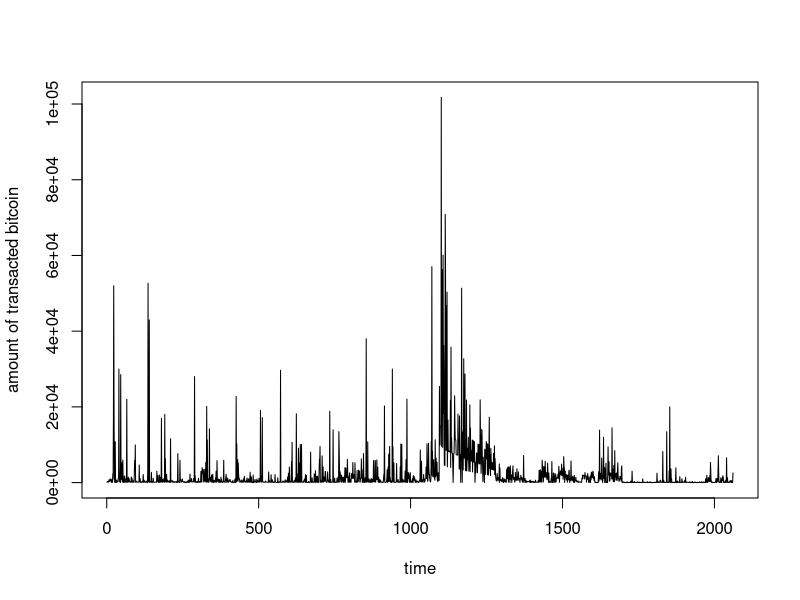

The R script that drew this image:
rm(list=ls())

library(tidyr)

#1.
dat <- read.csv("summarised_data.csv",header = T)
dat <- dat[order(dat$Time),]

index_repeated_block<-c()
for(i in 2:dim(dat)[1]){
  if(dat$Height[i-1]!=dat$Height[i]|i==2){
    index_repeated_block[i]<-i
  }else{
    index_repeated_block[i]<-0
  }
}

index_repeated_block <- index_repeated_block[-which(index_repeated_block==0|is.na(index_repeated_block))]
date.dat <- data.frame(block = dat$Height[index_repeated_block], date=dat$block_date[index_repeated_block], hour=dat$block_hour[index_repeated_block], minute=dat$block_minute[index_repeated_block], second=dat$block_second[index_repeated_block])

diff.day<-c()
diff.hour<-c()
diff.min<-c()
diff.sec<-c()
for (i in 1:dim(date.dat)[1]-1){
  diff.day[i] <- as.Date(date.dat$date[i+1], format="%m/%d/%Y")-as.Date(date.dat$date[i], format="%m/%d/%Y")
}

for (i in 1:dim(date.dat)[1]-1){
  diff.hour[i] <- date.dat$hour[i+1]-date.dat$hour[i]
}

for (i in 1:dim(date.dat)[1]-1){
  diff.min[i] <- date.dat$minute[i+1]-date.dat$minute[i]
}

for (i in 1:dim(date.dat)[1]-1){
  diff.sec[i] <- date.dat$second[i+1]-date.dat$second[i]
}

for(i in 1:length(diff.day)){
  if(diff.sec[i]<0){
    diff.min[i] <- diff.min[i]-1
    diff.sec[i] <- diff.sec[i]+60
    if(diff.min[i]<0){
      diff.hour[i] <- diff.hour[i]-1
      diff.min[i] <- diff.min[i]+60
      if(diff.hour[i]<0){
        diff.day[i] <- diff.day[i]-1
        diff.hour[i] <- diff.hour[i]+24}
      else{
        diff.day[i] <- diff.day[i]
        diff.hour[i] <- diff.hour[i]
      }}
    else{
      diff.hour[i] <- diff.hour[i]
      diff.min[i] <- diff.min[i]
      if(diff.hour[i]<0){
        diff.day[i] <- diff.day[i]-1
        diff.hour[i] <- diff.hour[i]+24}
      else{
        diff.day[i] <- diff.day[i]
        diff.hour[i] <- diff.hour[i]
      }
    }}
  else{
    diff.min[i] <- diff.min[i]
    diff.sec[i] <- diff.sec[i]
    if(diff.min[i]<0){
      diff.hour[i] <- diff.hour[i]-1
      diff.min[i] <- diff.min[i]+60
      if(diff.hour[i]<0){
        diff.day[i] <- diff.day[i]-1
        diff.hour[i] <- diff.hour[i]+24}
      else{
        diff.day[i] <- diff.day[i]
        diff.hour[i] <- diff.hour[i]
      }}
    else{
      diff.hour[i] <- diff.hour[i]
      diff.min[i] <- diff.min[i]
      if(diff.hour[i]<0){
        diff.day[i] <- diff.day[i]-1
        diff.hour[i] <- diff.hour[i]+24}
      else{
        diff.day[i] <- diff.day[i]
        diff.hour[i] <- diff.hour[i]
      }
    }}
}


num_transaction_block <- tapply(dat$trans_per_block,dat$Height,mean)
average_number_of_transaction <- mean(num_transaction_block)
average_number_of_transaction

num_quantity_block <- tapply(dat$total_btc_per_block,dat$Height,mean)
average_number_of_transaction_quantity <- mean(num_quantity_block)
average_number_of_transaction_quantity

time.diff.dat <- as.data.frame(cbind(diff.day,diff.hour,diff.min,diff.sec))
all.sec <- time.diff.dat$diff.day*24*60*60+time.diff.dat$diff.hour*60*60+time.diff.dat$diff.min*60+time.diff.dat$diff.sec
average_time_elasped <- sum(all.sec)/dim(time.diff.dat)[1]
average_time_elasped

outcome <- as.data.frame(cbind(average_number_of_transaction,average_number_of_transaction_quantity,average_time_elasped))


#2.
v <- tapply(dat$trans_num,dat$Time,sum)
diff.v<-c()
for(i in 1:length(v)-1){
 diff.v[i] <- v[i+1]-v[i]
}

Q3 <- summary(diff.v)[5]
Q1 <- summary(diff.v)[2]
IQR <- Q3-Q1
I <- c(Q1-1.5*IQR,Q3+1.5*IQR)

index_steeps <- which(diff.v<I[1]|diff.v>I[2])
index_steeps
plot(v,type="l",xlab="time",ylab="amount of transacted bitcoin",main="")


#3

#reade and change the time format of price data
price_dat <- read.csv("Bitcoin Historical Data - Investing.com.csv", header = FALSE)
temp_price <- price_dat[-c(1),]
price_temp <- data.frame(date_temp=temp_price$V1, price=temp_price$V2)
price_temp$newdate <- strptime(as.character(price_temp$date_temp), "%Y-%m-%d")
price_temp$date<- format(price_temp$newdate, "%m/%d/%Y")

#neat price data contain two column: date and price, ex. date format is "08/10/2019"
price <- data.frame(date=price_temp$date_temp, price=price_temp$price)

#change the time format of trancation data 
#date_transnum <- unique(data.frame(date=dat$block_date, num_transaction=dat$trans_per_day))
#date_transnum$newdate <- strptime(as.character(date_transnum$date), "%m/%d/%Y")
#date_transnum$ndate<- format(date_transnum$newdate, "%m/%d/%Y")

#neat trancation data contain two column: date and total transaction number per day
#transnum <- data.frame(date=date_transnum$ndate, num_transaction=date_transnum$num_transaction)

#merged data, containing price and transaction per day
#trans_price <- merge(price, transnum, by.x = "date", by.y = "date", all = TRUE, na.rm = TRUE)



#updated transaction data
read_trdata <- read.csv("per_day_300001to310000.csv", header = FALSE)
temp_trans_data <- data.frame(date=read_trdata$V7, total_btc_per_day=read_trdata$V14)
trans_data <- temp_trans_data[-c(1),]

trans_price_raw <- merge(price, trans_data, by.x = "date", by.y = "date", all = TRUE, na.rm = TRUE)
trans_price <- na.omit(trans_price_raw)

